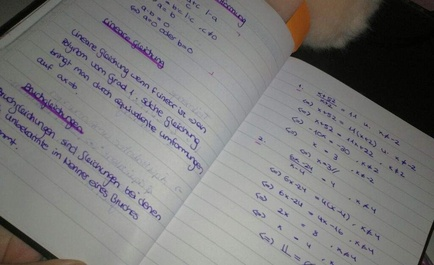
#> input picture imageprocessingOpenCV/handwriting.jpg, 434 x 265 px, shrunk from 1024 x 625 before the run
$ python main3.py
#> lines starting #> are read from the running program, lines starting #| are printed output that depends on the picture
import cv2
import numpy as np
from skimage.util import random_noise
from matplotlib import pyplot as plt

def new_image(image):
#> called with image = 'handwriting.jpg'
    img=cv2.imread(image, cv2.IMREAD_GRAYSCALE)
#> img: shape (265, 434); min 0, max 191, mean 121.9
#> call 2 of new_image, with image = 'landscape.jpg'
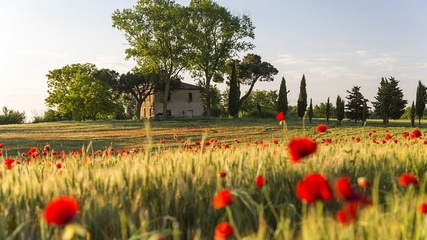
#> input picture imageprocessingOpenCV/landscape.jpg, 427 x 240 px, shrunk from 1009 x 568 before the run
#> in new_image (call 2), `img=cv2.imread(image, cv2.IMREAD_GRAYSCALE)`:
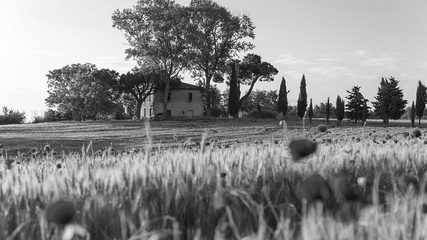
#> img: shape (240, 427); min 1, max 255, mean 136.8
#> call 3 of new_image, with image = 'people.jpg'
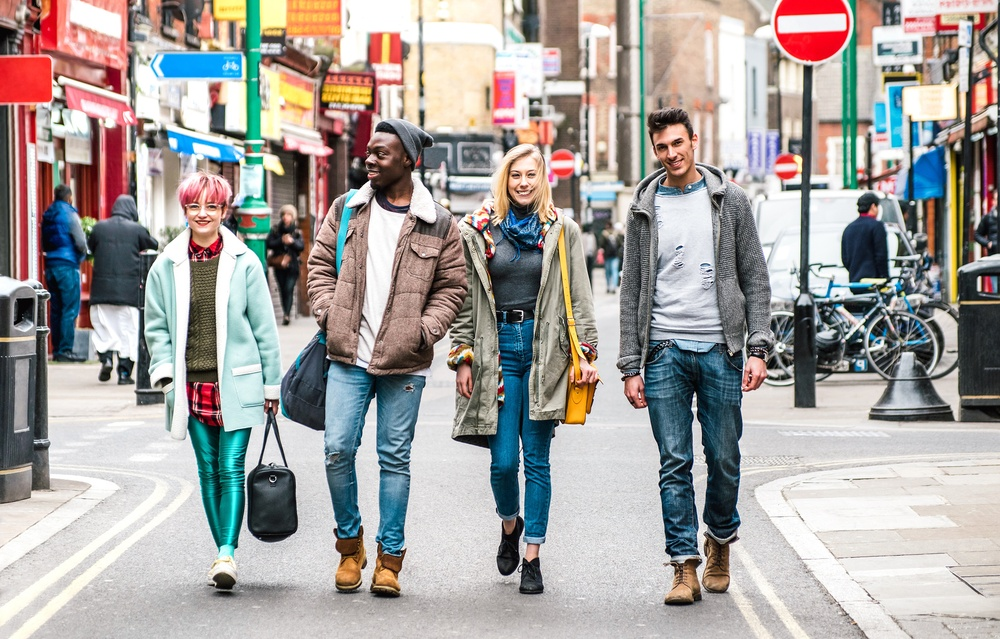
#> input picture imageprocessingOpenCV/people.jpg, 1000 x 639 px, shrunk from 2362 x 1510 before the run
#> in new_image (call 3), `img=cv2.imread(image, cv2.IMREAD_GRAYSCALE)`:
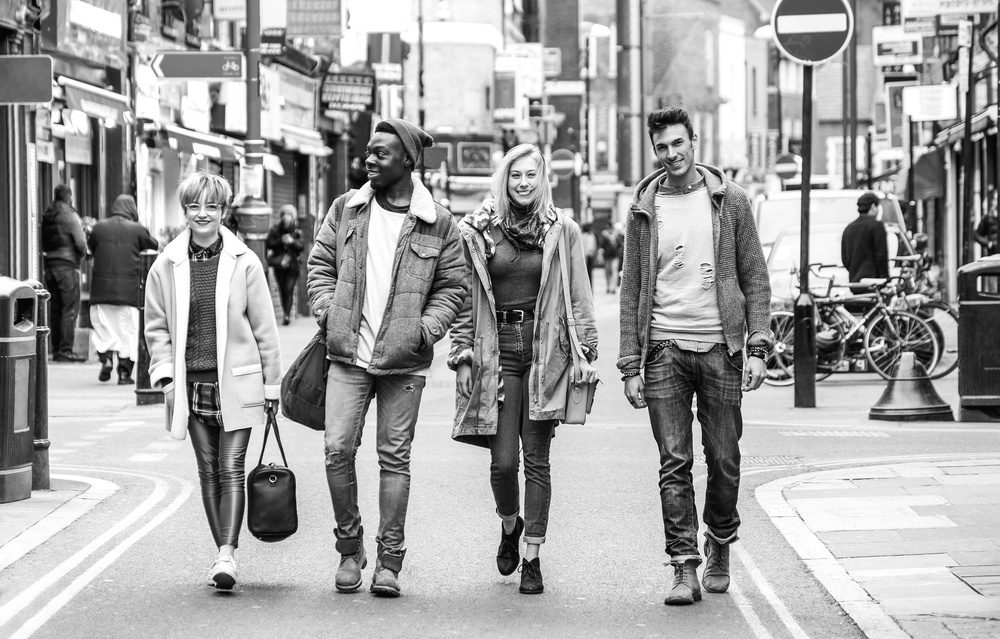
#> img: shape (639, 1000); min 0, max 255, mean 162.7
#> call 4 of new_image, with image = 'rentgenogram.jpg'
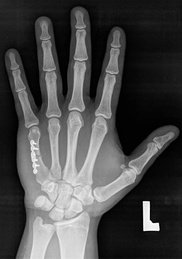
#> input picture imageprocessingOpenCV/rentgenogram.jpg, 182 x 259 px, shrunk from 431 x 612 before the run
#> in new_image, img is the input picture: shape (259, 182); min 0, max 255, mean 72.8
    return img


def morphologic_elements(image):
    plt.imsave("images/people4/" + "gray.png", image, cmap="gray")
    sizes = [5, 7]
    for size in sizes:
        kernal ={
            'rect':cv2.getStructuringElement(cv2.MORPH_RECT, (size,size)),
            'cross':cv2.getStructuringElement(cv2.MORPH_CROSS, (size,size)),
            'ell':cv2.getStructuringElement(cv2.MORPH_ELLIPSE, (size,size))
        }

        for ker in kernal:
            erosian = cv2.erode(image, kernal[ker])

            plt.imsave("images/people4/" + f'e{ker}{size}.png', erosian, cmap="gray")

        for ker in kernal:
            dilate = cv2.erode(image, kernal[ker])
            plt.imsave("images/people4/" + f'd{ker}{size}.png', dilate, cmap="gray")

        for ker in kernal:
            MORPH_OPEN = cv2.morphologyEx(image, cv2.MORPH_OPEN, kernal[ker])
            plt.imsave("images/people4/" + f'o{ker}{size}.png', MORPH_OPEN, cmap="gray")
        for ker in kernal:
            MORPH_CLOSE = cv2.morphologyEx(image, cv2.MORPH_CLOSE, kernal[ker])
            plt.imsave("images/people4/" + f'c{ker}{size}.png', MORPH_CLOSE, cmap="gray")

        for ker in kernal:
            MORPH_TOPHAT = cv2.morphologyEx(image, cv2.MORPH_TOPHAT, kernal[ker])
            plt.imsave("images/people4/" + f't{ker}{size}.png', MORPH_TOPHAT, cmap="gray")
        for ker in kernal:
            MORPH_BLACKHAT = cv2.morphologyEx(image, cv2.MORPH_BLACKHAT, kernal[ker])
            plt.imsave("images/people4/" + f'b{ker}{size}.png', MORPH_BLACKHAT, cmap="gray")
#> this loop made 2 passes
#> pass 1, in morphologic_elements, `plt.imsave("images/people4/" + f'e{ker}{size}.png', erosian, cmap="gra..`:
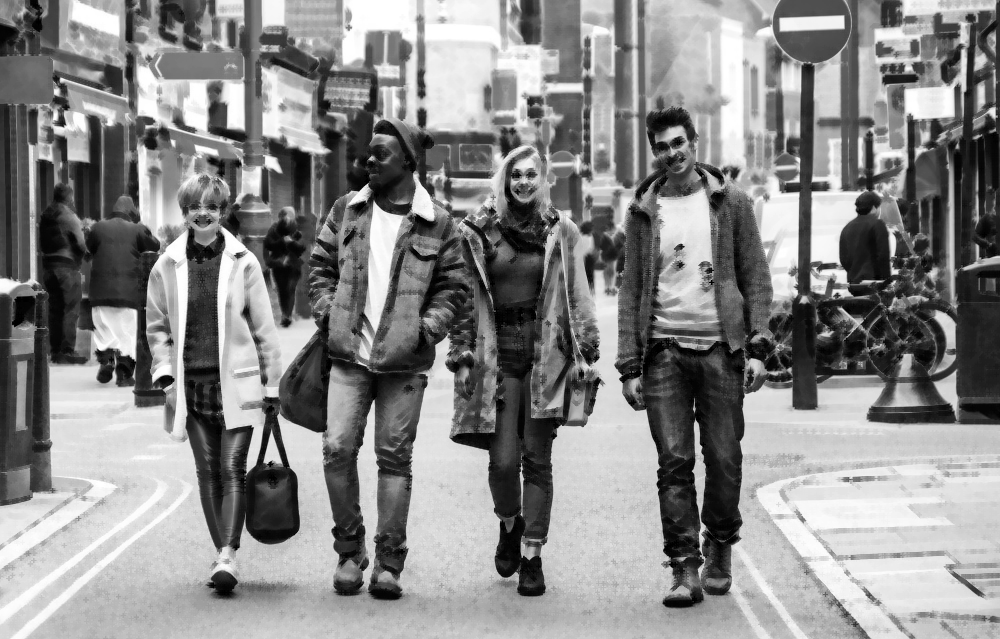
#> saved as ecross5.png: shape (639, 1000, 3); min 0, max 255, mean 136.6
#> pass 1, in morphologic_elements, `plt.imsave("images/people4/" + f'o{ker}{size}.png', MORPH_OPEN, cmap="..`:
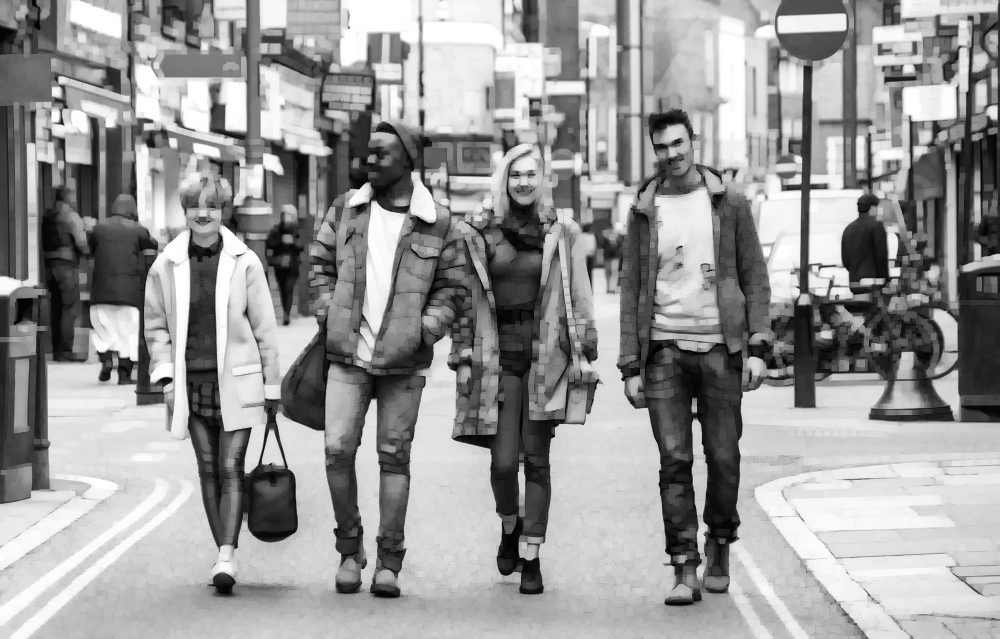
#> saved as orect5.png: shape (639, 1000, 3); min 0, max 255, mean 152.2


handwriting=new_image("handwriting.jpg")
landscape=new_image("landscape.jpg")
people=new_image("people.jpg")
rentgenogram=new_image("rentgenogram.jpg")
morphologic_elements(people)
